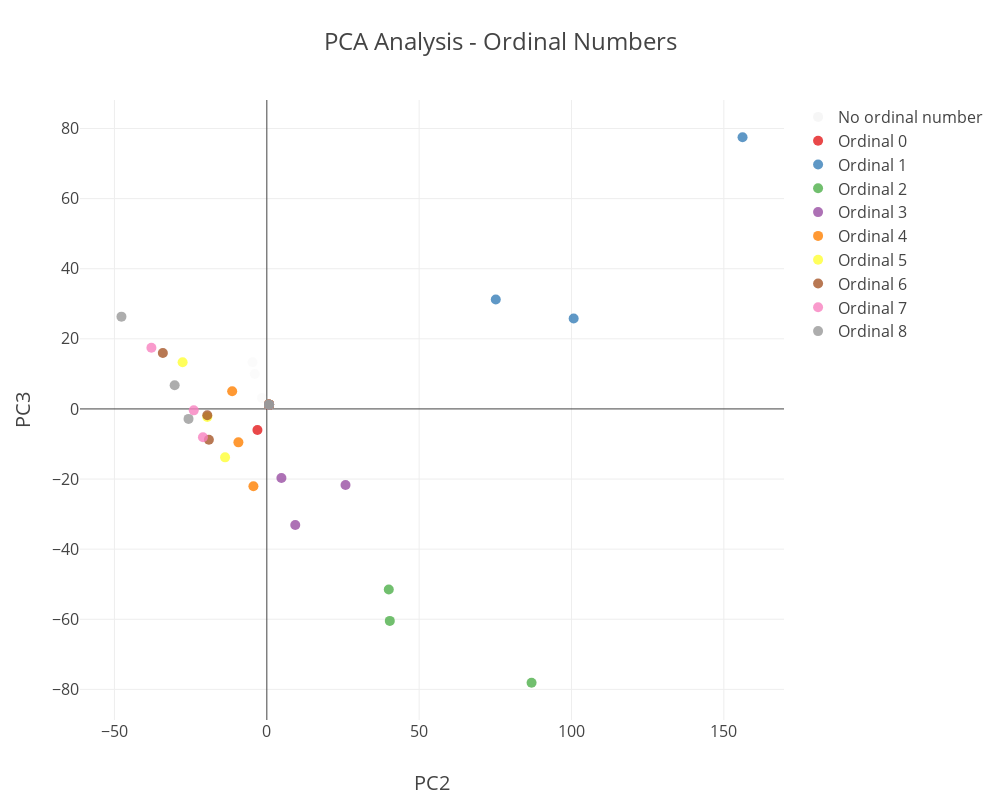

Notebook code cell kept with this figure:
### Code cell
plot_pca_numbers_before_of_plotly(
    pca_df_custom, pca_path, fs_splitting_cluster, save_figs, suffix="custom"
)

### Figure 1 — Plotly figure (JSON) as saved in the notebook; plotly's stock layout.template omitted (floating-point values rounded to 4 significant figures)
{"data": [{"hovertemplate": "PC2: %{x}<br>PC3: %{y}<br>Context: %{text}<extra></extra>", "marker": {"color": "lightgrey", "opacity": 0.1, "size": 10}, "mode": "markers", "name": "No ordinal number", "text": ["<bos>The Zero|eth| Circuit continued by pointing out that", "<bos>He is my zero|eth| nephew<pad><pad>", "<bos>Handbook of Optics, Zero|eth| Edition"], "type": "scatter", "x": [-4.696, -3.923, -1.595], "y": [13.3, 9.951, 3.14]}, {"hovertemplate": "PC2: %{x}<br>PC3: %{y}<br>Ordinal: 0<br>Context: %{text}<extra></extra>", "marker": {"color": "rgb(228,26,28)", "opacity": 0.8, "size": 10}, "mode": "markers", "name": "Ordinal 0", "text": ["|<bos>|The Zeroeth Circuit continued by pointing out that", "|<bos>|He is my zeroeth nephew<pad><pad>", "|<bos>|Handbook of Optics, Zeroeth Edition", "<bos>Handbook of Optics, Zeroeth| Edition|"], "type": "scatter", "x": [0.7189, 0.7189, 0.7189, -3.085], "y": [1.227, 1.227, 1.227, -5.997]}, {"hovertemplate": "PC2: %{x}<br>PC3: %{y}<br>Ordinal: 1<br>Context: %{text}<extra></extra>", "marker": {"color": "rgb(55,126,184)", "opacity": 0.8, "size": 10}, "mode": "markers", "name": "Ordinal 1", "text": ["|<bos>|The First Circuit continued by pointing out that<pad>", "<bos>The| First| Circuit continued by pointing out that<pad>", "|<bos>|He is my first nephew<pad><pad><pad>", "<bos>He is my| first| nephew<pad><pad><pad>", "|<bos>|Handbook of Optics, First Edition<pad>", "<bos>Handbook of Optics,| First| Edition<pad>"], "type": "scatter", "x": [0.7189, 156.1, 0.7189, 75.14, 0.7189, 100.7], "y": [1.227, 77.5, 1.227, 31.2, 1.227, 25.79]}, {"hovertemplate": "PC2: %{x}<br>PC3: %{y}<br>Ordinal: 2<br>Context: %{text}<extra></extra>", "marker": {"color": "rgb(77,175,74)", "opacity": 0.8, "size": 10}, "mode": "markers", "name": "Ordinal 2", "text": ["|<bos>|The Second Circuit continued by pointing out that<pad>", "<bos>The| Second| Circuit continued by pointing out that<pad>", "|<bos>|He is my second nephew<pad><pad><pad>", "<bos>He is my| second| nephew<pad><pad><pad>", "|<bos>|Handbook of Optics, Second Edition<pad>", "<bos>Handbook of Optics,| Second| Edition<pad>"], "type": "scatter", "x": [0.7189, 86.89, 0.7189, 40.36, 0.7189, 40.03], "y": [1.227, -78.11, 1.227, -60.46, 1.227, -51.49]}, {"hovertemplate": "PC2: %{x}<br>PC3: %{y}<br>Ordinal: 3<br>Context: %{text}<extra></extra>", "marker": {"color": "rgb(152,78,163)", "opacity": 0.8, "size": 10}, "mode": "markers", "name": "Ordinal 3", "text": ["|<bos>|The Third Circuit continued by pointing out that<pad>", "<bos>The| Third| Circuit continued by pointing out that<pad>", "|<bos>|He is my third nephew<pad><pad><pad>", "<bos>He is my| third| nephew<pad><pad><pad>", "|<bos>|Handbook of Optics, Third Edition<pad>", "<bos>Handbook of Optics,| Third| Edition<pad>"], "type": "scatter", "x": [0.7189, 25.83, 0.7189, 9.332, 0.7189, 4.787], "y": [1.227, -21.69, 1.227, -33.13, 1.227, -19.7]}, {"hovertemplate": "PC2: %{x}<br>PC3: %{y}<br>Ordinal: 4<br>Context: %{text}<extra></extra>", "marker": {"color": "rgb(255,127,0)", "opacity": 0.8, "size": 10}, "mode": "markers", "name": "Ordinal 4", "text": ["|<bos>|The Fourth Circuit continued by pointing out that<pad>", "<bos>The| Fourth| Circuit continued by pointing out that<pad>", "|<bos>|He is my fourth nephew<pad><pad><pad>", "<bos>He is my| fourth| nephew<pad><pad><pad>", "|<bos>|Handbook of Optics, Fourth Edition<pad>", "<bos>Handbook of Optics,| Fourth| Edition<pad>"], "type": "scatter", "x": [0.7189, -11.37, 0.7189, -4.4, 0.7189, -9.33], "y": [1.227, 5.057, 1.227, -22.03, 1.227, -9.531]}, {"hovertemplate": "PC2: %{x}<br>PC3: %{y}<br>Ordinal: 5<br>Context: %{text}<extra></extra>", "marker": {"color": "rgb(255,255,51)", "opacity": 0.8, "size": 10}, "mode": "markers", "name": "Ordinal 5", "text": ["|<bos>|The Fifth Circuit continued by pointing out that<pad>", "<bos>The| Fifth| Circuit continued by pointing out that<pad>", "|<bos>|He is my fifth nephew<pad><pad><pad>", "<bos>He is my| fifth| nephew<pad><pad><pad>", "|<bos>|Handbook of Optics, Fifth Edition<pad>", "<bos>Handbook of Optics,| Fifth| Edition<pad>"], "type": "scatter", "x": [0.7189, -27.64, 0.7189, -13.71, 0.7189, -19.54], "y": [1.227, 13.31, 1.227, -13.82, 1.227, -2.311]}, {"hovertemplate": "PC2: %{x}<br>PC3: %{y}<br>Ordinal: 6<br>Context: %{text}<extra></extra>", "marker": {"color": "rgb(166,86,40)", "opacity": 0.8, "size": 10}, "mode": "markers", "name": "Ordinal 6", "text": ["|<bos>|The Sixth Circuit continued by pointing out that<pad>", "<bos>The| Sixth| Circuit continued by pointing out that<pad>", "|<bos>|He is my sixth nephew<pad><pad><pad>", "<bos>He is my| sixth| nephew<pad><pad><pad>", "|<bos>|Handbook of Optics, Sixth Edition<pad>", "<bos>Handbook of Optics,| Sixth| Edition<pad>"], "type": "scatter", "x": [0.7189, -34.13, 0.7189, -19.02, 0.7189, -19.54], "y": [1.227, 15.94, 1.227, -8.786, 1.227, -1.782]}, {"hovertemplate": "PC2: %{x}<br>PC3: %{y}<br>Ordinal: 7<br>Context: %{text}<extra></extra>", "marker": {"color": "rgb(247,129,191)", "opacity": 0.8, "size": 10}, "mode": "markers", "name": "Ordinal 7", "text": ["|<bos>|The Seventh Circuit continued by pointing out that<pad>", "<bos>The| Seventh| Circuit continued by pointing out that<pad>", "|<bos>|He is my seventh nephew<pad><pad><pad>", "<bos>He is my| seventh| nephew<pad><pad><pad>", "|<bos>|Handbook of Optics, Seventh Edition<pad>", "<bos>Handbook of Optics,| Seventh| Edition<pad>"], "type": "scatter", "x": [0.7189, -37.88, 0.7189, -20.96, 0.7189, -23.98], "y": [1.227, 17.45, 1.227, -8.063, 1.227, -0.4002]}, {"hovertemplate": "PC2: %{x}<br>PC3: %{y}<br>Ordinal: 8<br>Context: %{text}<extra></extra>", "marker": {"color": "rgb(153,153,153)", "opacity": 0.8, "size": 10}, "mode": "markers", "name": "Ordinal 8", "text": ["|<bos>|The Eighth Circuit continued by pointing out that<pad>", "<bos>The| Eighth| Circuit continued by pointing out that<pad>", "|<bos>|He is my eighth nephew<pad><pad><pad>", "<bos>He is my| eighth| nephew<pad><pad><pad>", "|<bos>|Handbook of Optics, Eighth Edition", "<bos>Handbook of Optics,| Eighth| Edition"], "type": "scatter", "x": [0.7189, -47.72, 0.7189, -25.7, 0.7189, -30.26], "y": [1.227, 26.33, 1.227, -2.847, 1.227, 6.744]}], "layout": {"height": 800, "legend": {"font": {"size": 16}}, "showlegend": true, "title": {"font": {"size": 24}, "text": "PCA Analysis - Ordinal Numbers"}, "width": 1000, "xaxis": {"tickfont": {"size": 16}, "title": {"font": {"size": 20}, "text": "PC2"}}, "yaxis": {"tickfont": {"size": 16}, "title": {"font": {"size": 20}, "text": "PC3"}}}}
